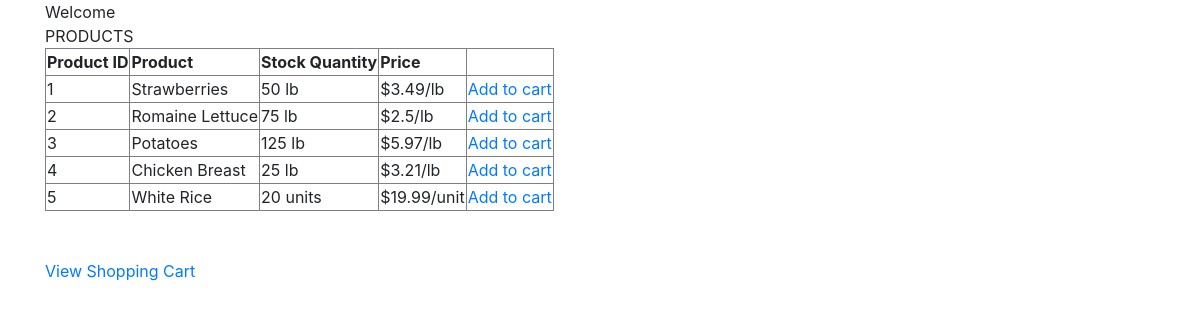
The page /MainProductsPage.php on the database its author committed.
### tables this page shows
create table products (
	productID int NOT NULL AUTO_INCREMENT Primary Key,
	item_name varchar(100) NOT NULL,
	current_stock_quantity int NOT NULL,
	price float(25) NOT NULL,
	nutrition_facts varchar(1000) NOT NULL,
	unit varchar(100) NOT NULL,
	category varchar(100) NOT NULL,
	image varchar(100) NOT NULL
);

### MainProductsPage.php (the view, shortened to what this page needs)
<?php
require 'header.php';
?>
<?php
	require 'config.php';
	echo "Welcome ";
	echo "<br> PRODUCTS\n";
	$sql_show_products = 'select productID, item_name, CONCAT(current_stock_quantity, " ", IF(unit = "weight","lb","units")), CONCAT(\'$\',price,\'/\',IF(unit = "weight","lb","unit")) from products';
	$result_show_products = $conn->query($sql_show_products);
	if($result_show_products)
		{
			echo "<table border=1px>";
			echo '<tr> <td> <strong>Product ID</strong></td> <td> <strong>Product</strong> </td><td> <strong>Stock Quantity</strong> </td><td> <strong>Price </strong> </td></tr>';
			while($row = $result_show_products->fetch_assoc())
			{
				foreach($row as $key=>$value)
				{
					echo "<td>$value</td>";
				}
				echo "<td><a href='selectItem.php?id=".$row['productID']."'>Add to cart</a></td>";
			}
			echo "</table>";
		}
		echo "<br/>";
	echo "<br>";
	echo "<a href='viewCart.php'>View Shopping Cart</a>";
?>
<?php
require 'footer.php'
?>

### header.php (shortened to what this page needs)
<!DOCTYPE html>
<html>
	<head>
        <link rel="stylesheet" href="https://stackpath.bootstrapcdn.com/bootstrap/4.1.3/css/bootstrap.min.css">
        <link rel="stylesheet" type="text/css" href="css/main.css">
        <link rel="stylesheet" href="https://use.fontawesome.com/releases/v5.5.0/css/all.css">
	</head>
	<body>
        <div class="container">

### footer.php
</div>
</body>
</html>

### rows shown on the page
products: productID "1", item_name "Strawberries", value "50 lb", value "$3.49/lb"
products: productID "2", item_name "Romaine Lettuce", value "75 lb", value "$2.5/lb"
products: productID "3", item_name "Potatoes", value "125 lb", value "$5.97/lb"
products: productID "4", item_name "Chicken Breast", value "25 lb", value "$3.21/lb"
products: productID "5", item_name "White Rice", value "20 units", value "$19.99/unit"
